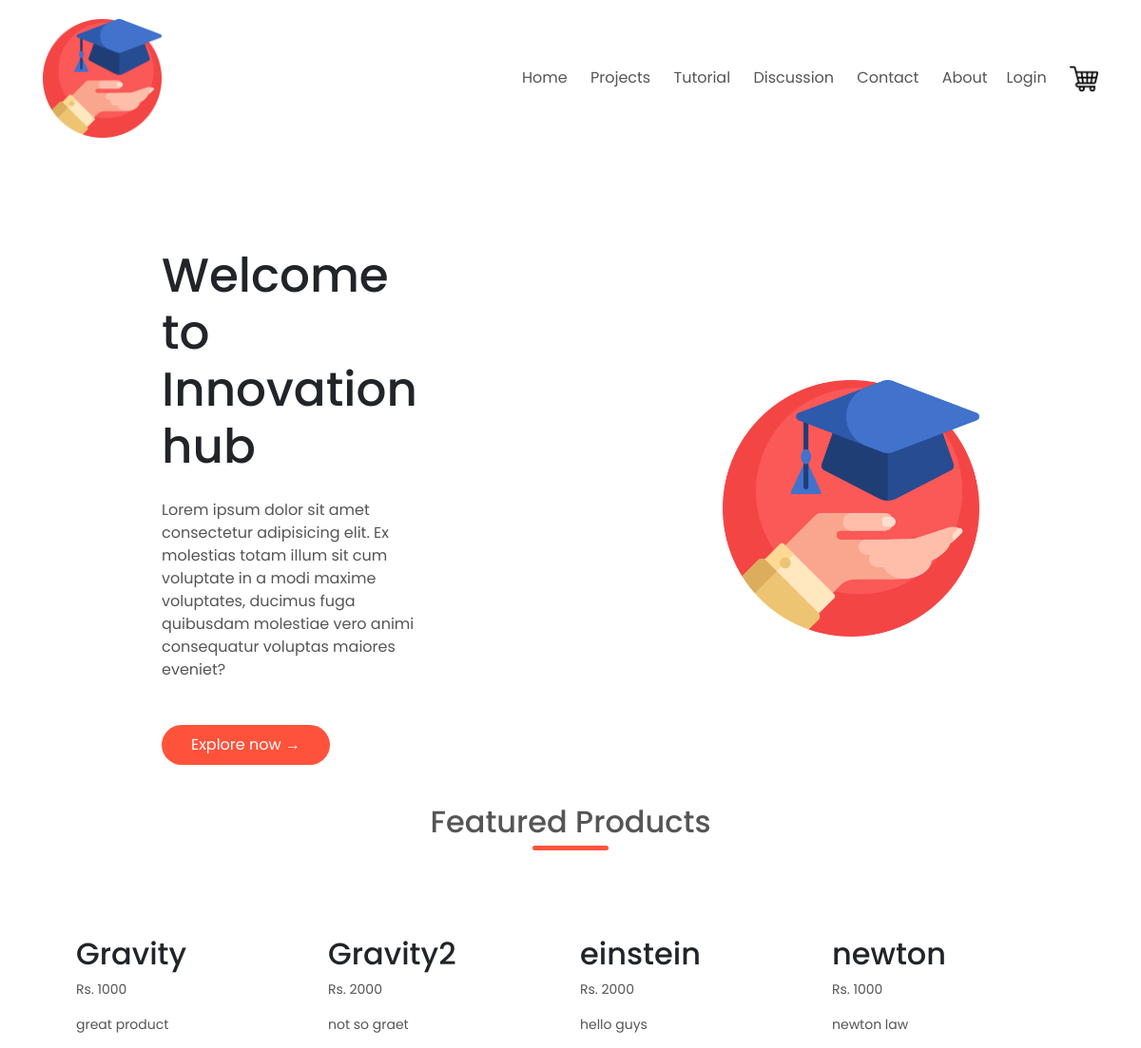
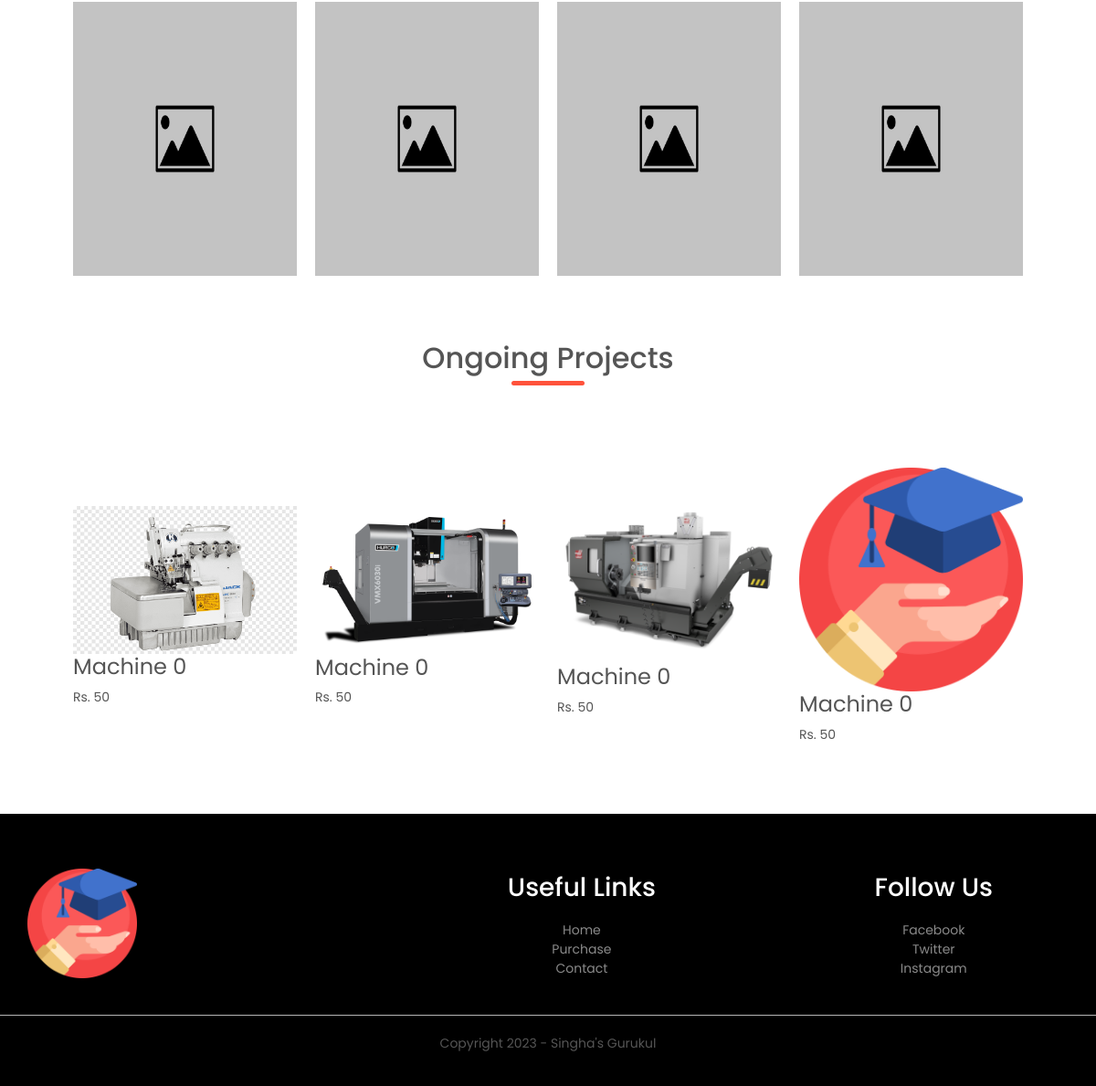
The page / on the database its author committed (2 pictures, top to bottom).
### nic_app/models.py (models this page shows)
class Instrument(models.Model):
    name = models.CharField(max_length=50)
    price = models.IntegerField()
    description = models.TextField()
    image = models.ImageField(upload_to='images/instruments/', default=default_image)
    def __str__(self):
        return self.name

### nic_app/views.py (the view)
# urls.py: path('', home, name='home'),
def home(request):
    instruments=Instrument.objects.all()
    print(instruments)
    print(type(instruments))
    return render(request, 'home.html', {'instruments':instruments})

### templates/home.html (shortened to what this page needs)
{% extends "header.html" %}
{% load static %}
{%block content%}
<div class="header">
  <div class="container">
    {% include 'navbar.html' %}
    <div class="row">
      <div class="col-2">
        <h1>Welcome to <br> Innovation hub</h1>
        <p>Lorem ipsum dolor sit amet consectetur adipisicing elit. Ex molestias totam illum sit cum voluptate in a modi
          maxime voluptates, ducimus fuga quibusdam molestiae vero animi consequatur voluptas maiores eveniet?</p>
        <a href="" class="btn">Explore now &#8594;</a>
      </div>
      <div class="col-2">
        <img src="{% static 'images/icon.png' %}" alt="image">
      </div>
    </div>
  </div>
</div>
<div class="small-container">
  <h2 class="title"><a href='/purchase'>Featured Products</a></h2>
  <div class="row">
    {%for item in instruments|slice:":4"%}
    <div class="col-4">
      <h2>{{ item.name }}</h2>
      <p>Rs. {{ item.price }}</p>
      <p>{{ item.description }}</p>
      <img src="{{ item.image.url }}" width="300" height="300" alt="{{item.name}}">
    </div>
    {% endfor %}
  </div>
  <h2 class="title">Ongoing Projects</h2>
  <div class="row">
    <div class="col-4">
      <img src="{%static 'images/category-0.png'%}" alt="">
      <h4>Machine 0</h4>
      <p>Rs. 50</p>
    </div>
    <div class="col-4">
      <img src="{%static 'images/category-1.png'%}" alt="">
      <h4>Machine 0</h4>
      <p>Rs. 50</p>
    </div>
    <div class="col-4">
      <img src="{%static 'images/category-2.png'%}" alt="">
      <h4>Machine 0</h4>
      <p>Rs. 50</p>
    </div>
    <div class="col-4">
      <img src="{%static 'images/icon.png'%}" alt="">
      <h4>Machine 0</h4>
      <p>Rs. 50</p>
    </div>
  </div>
</div>
{% include 'footer.html' %}
{%endblock%}

### static/styles/style.css (style rules this page uses)
* { margin: 0; padding: 0; box-sizing: border-box; }
body { font-family: 'Poppins', sans-serif; max-width: 100%; }
a { text-decoration: none; color: #555; }
p { color: #555; }
.container { max-width: 1300px; margin: auto; padding-left: 25px; padding-right: 25px; }
.row { display: flex; align-items: center; flex-wrap: wrap; justify-content: space-around; }
.col-2 { flex-basis: 50%; min-width: 300px; }
.col-2 img { max-width: 100%; padding: 50px 0; }
.col-2 h1 { font-size: 50px; line-height: 60px; margin: 25px 0; }
.btn { display: inline-block; background: #ff523b; color: #fff; padding: 8px 30px; margin: 30px 0; border-radius: 30px; transition: background 0.5s; }
.header .row { margin-top: 70px; }
.small-container { max-width: 1080px; margin: auto; padding-left: 25px; padding-right: 25px; }
.col-4 { flex-basis: 25%; padding: 10px; min-width: 200px; margin-bottom: 50px; transition: transform 0.5s; }
.col-4 img { width: 100%; }
.title { text-align: center; margin: 0 auto 80px; position: relative; line-height: 60px; color: #555; }
.title::after { content: ''; background: #ff523b; width: 80px; height: 5px; border-radius: 5px; position: absolute; bottom: 0; left: 50%; transform: translateX(-50%); }
h4 { color: #555; font-weight: normal; }
.col-4 p { font-size: 14px; }

### rows shown on the page
Instrument: name "Gravity", price "1000", description "great product", image (placeholder picture)
Instrument: name "Gravity2", price "2000", description "not so graet", image (placeholder picture)
Instrument: name "einstein", price "2000", description "hello guys", image (placeholder picture)
Instrument: name "newton", price "1000", description "newton law", image (placeholder picture)
